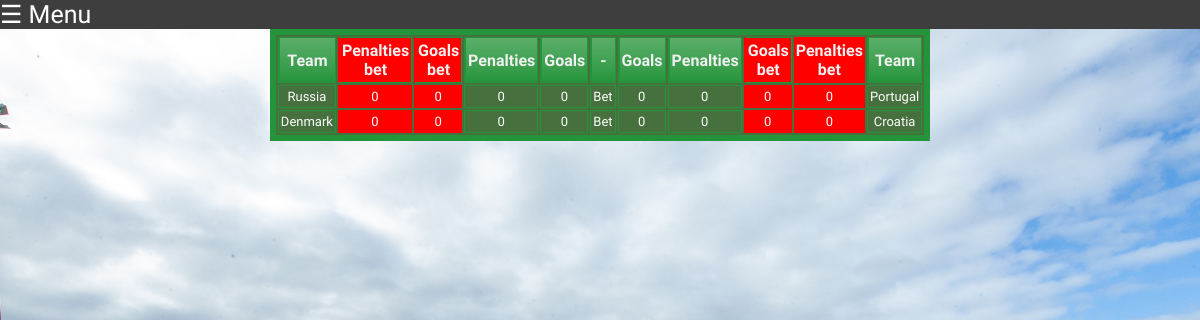
Screenshot of /final_4 (signed in) with the database file from the repository.
### betting_manager/models.py (models this page shows, shortened)
class MatchFinalStageBettingFour(models.Model):
    GOALS = list(zip(range(0, 11), range(0, 11)))
    RESULTS = (
        ('WIN', 'WIN'),
        ('DEFEAT', 'DEFEAT')
    )
    STATUS = (
        ('YES', 'YES'),
        ('NO', 'NO'),
    )
    person_betting = models.ForeignKey(Player, null=True, on_delete=models.SET_NULL)
    goals_team_one = models.IntegerField(default=0, choices=GOALS)
    goals_team_two = models.IntegerField(default=0, choices=GOALS)
    score_team_one = models.CharField(max_length=6, null=True, choices=RESULTS)
    score_team_two = models.CharField(max_length=6, null=True, choices=RESULTS)
    penalties_team_one = models.IntegerField(null=True, choices=GOALS)
    penalties_team_two = models.IntegerField(null=True, choices=GOALS)
    match = models.ForeignKey(MatchFinalStageRealFour, null=True, on_delete=models.CASCADE)
    points = models.IntegerField(default=0)
    checked = models.CharField(max_length=3,null=True, choices=STATUS)

class MatchFinalStageRealFour(models.Model):
    GOALS = list(zip(range(0, 11), range(0, 11)))
    RESULTS = (
        ('WIN', 'WIN'),
        ('DEFEAT', 'DEFEAT')
    )
    STATUS = (
        ('YES', 'YES'),
        ('NO', 'NO'),
    )
    STAGE = (
        ('GROUP', 'GROUP'),
        ('BEST16', 'BEST16'),
        ('QF', 'QF'),
        ('SF', 'SF'),
        ('F', 'F')
    )
    team_one = models.ForeignKey(Team, null=True, on_delete=models.SET_NULL, related_name='team_one_final_four')
    team_two = models.ForeignKey(Team, null=True, on_delete=models.SET_NULL, related_name='team_two_final_four')
    goals_team_one = models.IntegerField(null=True, choices=GOALS)
    goals_team_two = models.IntegerField(null=True, choices=GOALS)
    penalties_team_one = models.IntegerField(null=True, choices=GOALS)
    penalties_team_two = models.IntegerField(null=True, choices=GOALS)
    score_team_one = models.CharField(max_length=6, null=True, choices=RESULTS)
    score_team_two = models.CharField(max_length=6, null=True, choices=RESULTS)
    stage = models.CharField(max_length=6, null=True, choices=STAGE)
    played = models.CharField(max_length=3,null=True,choices=STATUS)

class Team(models.Model):
    GROUP = (
        ('A', 'A'),
        ('B', 'B'),
        ('C', 'C'),
        ('D', 'D'),
        ('E', 'E'),
        ('F', 'F'),
        ('G', 'G'),
        ('H', 'H')
    )
    name = models.CharField(max_length=20, null=True)
    group = models.CharField(max_length=1, null=True, choices=GROUP)
    points = models.IntegerField(default=0)
    def __str__(self):
        return self.name

### betting_manager/views.py (the view)
# urls.py: path('final_4',views.finalfour,name = 'final_4'),
def finalfour(request):
    person = Player.objects.get(user=request.user)
    matches_bet = MatchFinalStageBettingFour.objects.filter(person_betting=person)
    if not matches_bet:
        return redirect('stage_warning')
    context = {'matches': matches_bet}
    return render(request,'betting_manager/final_4.html',context)

### betting_manager/templates/betting_manager/final_4.html
{% extends "betting_manager/base.html" %}
{% block content%}
<table class="greenTableResult">
<thead>
<tr>
<th>Team</th>
    <th>Penalties bet</th>
    <th>Goals bet</th>
    <th>Penalties</th>
<th>Goals</th>
    <th>-</th>
<th>Goals</th>
    <th>Penalties</th>
    <th>Goals bet</th>
    <th>Penalties bet</th>
<th>Team</th>
</tr>
</thead>
<tbody>
{%for match in matches%}
<tr>
    <td>{{match.match.team_one}}</td>
    <td>{{match.penalties_team_one}}</td>
    <td>{{match.goals_team_one}}</td>
    <td>{{match.match.penalties_team_one}}</td>
    <td>{{match.match.goals_team_one}}</td>
    <td>
        {%if 'NO' == match.match.played%}
        <a href="{%url 'betting' match=match.match.id stage=match.match.stage%}">Bet</a>
        {%endif%}
    </td>
    <td>{{match.match.goals_team_two}}</td>
    <td>{{match.match.penalties_team_two}}</td>
    <td>{{match.goals_team_two}}</td>
    <td>{{match.penalties_team_two}}</td>
     <td>{{match.match.team_two}}</td>
</tr>
{%endfor%}
</tbody>
</table>
{%endblock content%}

### betting_manager/static/betting_manager/css/main.css (style rules this page uses)
body { margin:0; }

### betting_manager/static/betting_manager/css/table_four.css (style rules this page uses)
table.greenTableResult { font-family: 'Exo', sans-serif; border: 6px solid #24943A; background-color: #46703D; width: 100%; text-align: center; width: 50%; margin-left: auto; margin-right: auto; }
table.greenTableResult td, table.greenTableResult th { border: 1px solid #24943A; padding: 3px 2px; }
table.greenTableResult tbody td { font-size: 13px; color:white; }
table.greenTableResult thead { background: #24943A; background: -moz-linear-gradient(top, #5baf6b 0%, #3a9e4d 66%, #24943A 100%); background: -webkit-linear-gradient(top, #5baf6b 0%, #3a9e4d 66%, #24943A 100%); background: linear-gradient(to bottom, #5baf6b 0%, #3a9e4d 66%, #24943A 100%); border-bottom: 0px solid #444444; }
table.greenTableResult thead th { font-size: 16px; font-weight: bold; color: #F0F0F0; text-align: center; border-left: 2px solid #24943A; }
table.greenTableResult thead tr th:nth-child(2) { font-size: 16px; font-weight: bold; color: #F0F0F0; background-color:red; text-align: center; border-left: 2px solid red; }
table.greenTableResult thead tr th:nth-child(3) { font-size: 16px; font-weight: bold; color: #F0F0F0; background-color:red; text-align: center; border-left: 2px solid red; }
table.greenTableResult thead tr th:nth-child(9) { font-size: 16px; font-weight: bold; color: #F0F0F0; background-color:red; text-align: center; border-left: 2px solid red; }
table.greenTableResult thead tr th:nth-child(10) { font-size: 16px; font-weight: bold; color: #F0F0F0; background-color:red; text-align: center; border-left: 2px solid red; border:none; }
table.greenTableResult > tbody > tr:nth-child(1) > td:nth-child(2) { font-size: 13px; color:white; background-color:red; border:none; }
table.greenTableResult > tbody > tr:nth-child(1) > td:nth-child(3) { font-size: 13px; color:white; background-color:red; border:none; }
table.greenTableResult > tbody > tr:nth-child(1) > td:nth-child(9) { font-size: 13px; color:white; background-color:red; border:none; }
table.greenTableResult > tbody > tr:nth-child(1) > td:nth-child(10) { font-size: 13px; color:white; background-color:red; border:none; }
table.greenTableResult > tbody > tr:nth-child(2) > td:nth-child(2) { font-size: 13px; color:white; background-color:red; border:none; }
table.greenTableResult > tbody > tr:nth-child(2) > td:nth-child(3) { font-size: 13px; color:white; background-color:red; border:none; }
table.greenTableResult > tbody > tr:nth-child(2) > td:nth-child(9) { font-size: 13px; color:white; background-color:red; border:none; }
table.greenTableResult > tbody > tr:nth-child(2) > td:nth-child(10) { font-size: 13px; color:white; background-color:red; border:none; }
table.greenTableResult a { color:white; text-decoration:none; }

### rows the page displays
MatchFinalStageBettingFour: match.team_one "Russia", penalties_team_one "0", goals_team_one "0", match.penalties_team_one "0", match.goals_team_one "0", shows "Bet", match.goals_team_two "0", match.penalties_team_two "0", goals_team_two "0", penalties_team_two "0", match.team_two "Portugal"
MatchFinalStageBettingFour: match.team_one "Denmark", penalties_team_one "0", goals_team_one "0", match.penalties_team_one "0", match.goals_team_one "0", shows "Bet", match.goals_team_two "0", match.penalties_team_two "0", goals_team_two "0", penalties_team_two "0", match.team_two "Croatia"
